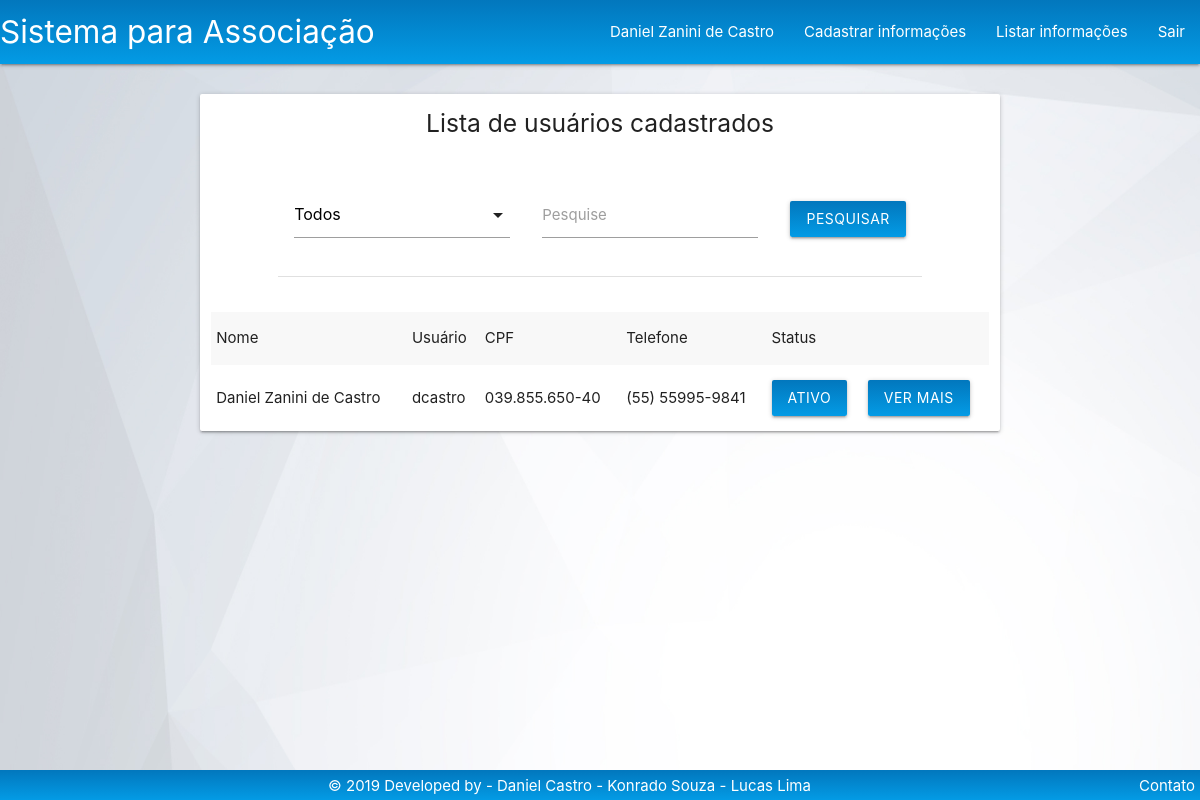
The page /Tela/Listagem/listarUsuario.php (signed in) on the database as committed earlier.
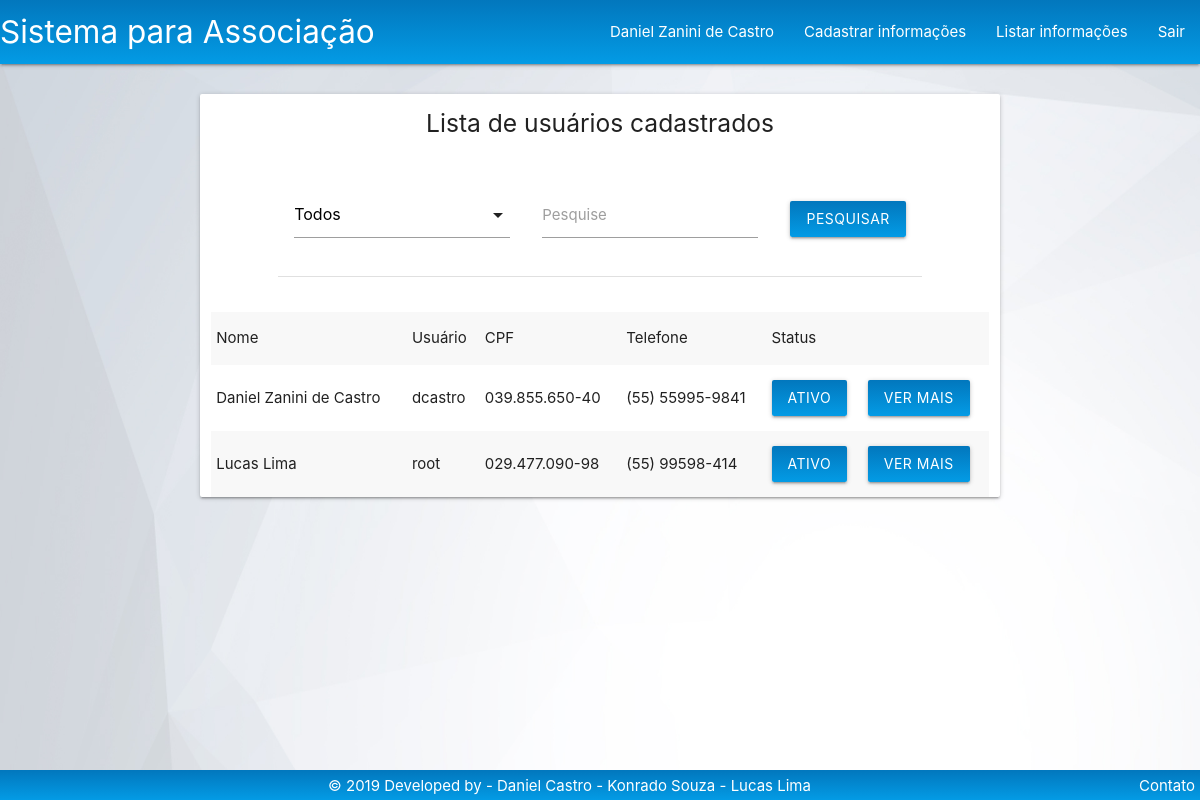
The same page on the database as committed later.
### tables this page shows
CREATE TABLE `usuario` (
  `id` int(11) NOT NULL,
  `nome` varchar(100) NOT NULL,
  `usuario` varchar(50) NOT NULL,
  `senha` varchar(150) NOT NULL,
  `cidade` varchar(100) NOT NULL,
  `bairro` varchar(100) NOT NULL,
  `rua` varchar(100) NOT NULL,
  `numero` varchar(10) NOT NULL,
  `cep` varchar(9) NOT NULL,
  `cpf` varchar(14) NOT NULL,
  `rg` varchar(20) NOT NULL,
  `data_nasc` varchar(11) NOT NULL,
  `telefone` varchar(15) NOT NULL,
  `email` varchar(100) NOT NULL,
  `data_associacao` varchar(15) NOT NULL,
  `fotoPerfil` varchar(150) DEFAULT '../Img/Src/user_icon.png',
  `pode_logar` varchar(30) DEFAULT 'false',
  `administrador` varchar(30) DEFAULT 'false'
);

### Modelo/usuario.php (called while the page is built, shortened)
<?php
class usuario {
    private $id;
    private $nome;
    private $usuario;
    private $cpf;
    private $data_nasc;
    private $telefone;
    private $pode_logar;
    private $administrador;
    public function __construct() {
        if (func_num_args() == 1) {
            $atributos = func_get_args()[0];
        }
        if (!is_null($this->data_nasc) && $this->data_nasc!= '') {
            $anoAtual = date('Y');
            $mesAtual = date('m');
            $nascimento = $this->data_nasc;
            list($dia, $mes, $ano) = explode('/', $nascimento);
            $idade = $anoAtual - $ano;
        }
    }
    function getId() {
        return $this->id;
    }
    function getNome() {
        return $this->nome;
    }
    function getUsuario() {
        return $this->usuario;
    }
    function getCpf() {
        return $this->cpf;
    }
    function getTelefone() {
        return $this->telefone;
    }
    function getPode_logar() {
        return $this->pode_logar;
    }
    function getAdministrador() {
        return $this->administrador;
    }
}

### Controle/usuarioPDO.php (called while the page is built, shortened)
<?php
if (realpath("./index.php")) {
    include_once "./Controle/conexao.php";
    include_once './Modelo/usuario.php';
    include_once './Modelo/aluno.php';
    include_once './Modelo/diretoria.php';
} else {
    if (realpath("../index.php")) {
        include_once "../Controle/conexao.php";
        include_once '../Modelo/usuario.php';
        include_once '../Modelo/aluno.php';
        include_once '../Modelo/diretoria.php';
    } else {
        if (realpath("../../index.php")) {
            include_once '../../Modelo/usuario.php';
        }
    }
}
class usuarioPDO {
    public function litarUsuarios() {
        $conexao = new conexao();
        $pdo = $conexao->getConexao();
        $sql = $pdo->prepare("SELECT * FROM usuario;");
        $sql->execute();
        return $sql;
    }
}

### Tela/Listagem/listarUsuario.php (the view, shortened to what this page needs)
<?php
include_once '../../Modelo/usuario.php';
?>
<!DOCTYPE html>
<html>
        <?php
        include_once '../../Base/header.php';
        ?>
    <body class="homeimg">
        <?php
        include_once '../../Base/nav.php';
        ?>
        <div class="row ">
            <br>
            <div class="col s8 offset-s2 card">
                <h5 class="center">Lista de usuários cadastrados</h5>
                <div class="row center">
                    <form method="post" action="./listarUsuario.php" id="formulario" class="col s10 offset-s1 input-field">
                        <table>
                            <tr>
                                <td>
                                    <div class="input-field col s12 center">
                                    </div>
                                </td>
                                <td>
                                    <div class="input-field col s12 center">
                                        <input id="pesquisa" class="input-field col s12" type="text" name="pesquisar">
                                        <label for="pesquisar">Pesquise</label>
                                    </div>
                                </td>
                                <td>
                                    <div class="col s12">
                                        <input type="submit" id="btn-pesquisar" class="btn corpadrao inline" value="Pesquisar">
                                    </div>
                                </td>
                            </tr>
                        </table>
                    </form>
                </div>
                <div id="tabela">
                    <table class="striped">
                        <tr>
                            <td>Nome</td>
                            <td>Usuário</td>
                            <td>CPF</td>
                            <td>Telefone</td>
                            <td>Status</td>
                            <td></td>
                        </tr>
                        <?php
                        include_once '../../Controle/usuarioPDO.php';
                        include_once '../../Modelo/usuario.php';
                        $usuarioListar = new usuarioPDO();
                        if (isset($_POST['pesquisar'])) {
                            $pesquisa = $_POST['pesquisar'];
                            $metodo = $_POST['select'];
                            $sql = $usuarioListar->$metodo($pesquisa);
                        } else {
                            $sql = $usuarioListar->litarUsuarios();
                        }
                                ?>
                            <?php
                        if ($sql != false) {
                            while ($resultado = $sql->fetch()) {
                                $us = new usuario($resultado);
                                echo "<tr>";
                                echo "<td>" . $us->getNome() . "</td>";
                                echo "<td>" . $us->getUsuario() . "</td>";
                                echo "<td>" . $us->getCpf() . "</td>";
                                echo "<td>" . $us->getTelefone() . "</td>";
                                if (($us->getPode_logar() == 'true')) {
                                    echo "<td>";
                                    ?>
                            <a class="btn corpadrao" href="../../Controle/usuarioPDO.php?function=tornarUsuarioInativo&id=<?php echo $us->getId(); ?>">Ativo</a>
                                       <?php
                                       echo "</td>";
                                   } else {
                                       echo "<td>";
                                       ?>
                                    <a class="btn red darken-2" href="../../Controle/usuarioPDO.php?function=tornarUsuarioAtivo&id=<?php echo $us->getId(); ?>">Inativo</a><?php
                                       echo "</td>";
                                   }
                                   echo "<td>";
                                   ?><a class="btn corpadrao" href="./verMais.php?id=<?php echo $us->getId(); ?>">Ver mais</a><?php
                                echo "</td>";
                                echo "</tr>";
                            }
                        } else {
                            echo "<tr><td><h6>Nenhum resultado econtrado</h6></td></tr>";
                        }
                        ?>
                    </table>
                </div>
            </div>
            <div class="col s2"></div>
        </div>
        <?php include_once '../../Base/footer.php'; ?>
    </body>
</html>

### Base/header.php (shortened to what this page needs)
<?php
$pontos = "";
if (realpath("./index.php")) {
    $pontos = './';
} else {
    if (realpath("../index.php")) {
        $pontos = '../';
    } else {
        if (realpath("../../index.php")) {
            $pontos = '../../';
        }
    }
}
?>
<link rel="stylesheet" href="<?php echo $pontos; ?>css/materialize.css">
<link rel="stylesheet" href="<?php echo $pontos; ?>css/custom.css">

### Base/nav.php (shortened to what this page needs)
<?php
$pontos = "";
if (realpath("./index.php")) {
    $pontos = './';
} else {
    if (realpath("../index.php")) {
        $pontos = '../';
    } else {
        if (realpath("../../index.php")) {
            $pontos = '../../';
        }
    }
}
if (isset($_SESSION['usuario'])) {
    include_once $pontos.'Modelo/usuario.php';
    $usuario = unserialize($_SESSION['usuario']);
    if ($usuario->getAdministrador() == 'true') {
        include_once $pontos.'Base/navAdministrativa.php';
    } else {
            include_once $pontos.'Base/navPadrao.php';
    }
} else {
    include_once $pontos.'Base/navBar.php';
}

### Base/navAdministrativa.php (shortened to what this page needs)
<?php
$pontos = "";
if (realpath("./index.php")) {
    $pontos = './';
} else {
    if (realpath("../index.php")) {
        $pontos = '../';
    } else {
        if (realpath("../../index.php")) {
            $pontos = '../../';
        }
    }
}
?>
<nav class="nav-extended corpadrao">
    <div class="nav-wrapper">
        <a href="<?php echo $pontos; ?>Tela/Sistema/home.php" class="brand-logo">Sistema para Associação</a>
        <ul id="nav-mobile" class="right hide-on-med-and-down">
            <li><a class='dropdown-trigger' data-target='dropdown1'>
                <?php
                $usuario = unserialize($_SESSION['usuario']);
                echo $usuario->getNome();
                ?>
                </a></li>
            <li><a class='dropdown-trigger' data-target='dropdown2'>Cadastrar informações</a></li>
            <li><a class='dropdown-trigger' data-target='dropdown4'>Listar informações</a></li>
            <li><a href="<?php echo $pontos; ?>Controle/usuarioPDO.php?function=logout">Sair</a></li>
        </ul>
    </div>
</nav>

### Base/footer.php
<?php
$pontos = "";
if (realpath("./index.php")) {
    $pontos = './';
} else {
    if (realpath("../index.php")) {
        $pontos = '../';
    } else {
        if (realpath("../../index.php")) {
            $pontos = '../../';
        }
    }
}
?>
<footer class="center corpadrao">
    <div class="footer-copyright white-text" ><a href="http://nobadserver.com" class="white-text">
            © 2019 Developed by - Daniel Castro - Konrado Souza - Lucas Lima</a>
        <div class="right white-text" style="margin-right: 5px;"><a href="<?php echo $pontos?>Tela/Sistema/contato.php" class="white-text">Contato</a></div>
        </div>
</footer>

### css/custom.css (style rules this page uses)
footer { position: fixed; bottom: 0; width: 100%; padding-top: 5px; padding-bottom: 3px; }
.homeimg { background-image: url('../Img/PlanoFundo/bg2.jpg'); background-size: 100% 100%; background-attachment: fixed; }
.corpadrao { background: linear-gradient(to bottom, #0277bd , #039be5); }

Rows that differ between the two databases and show on the page:
added usuario: nome "Lucas Lima", usuario "root", cpf "029.477.090-98", telefone "(55) 99598-414"
